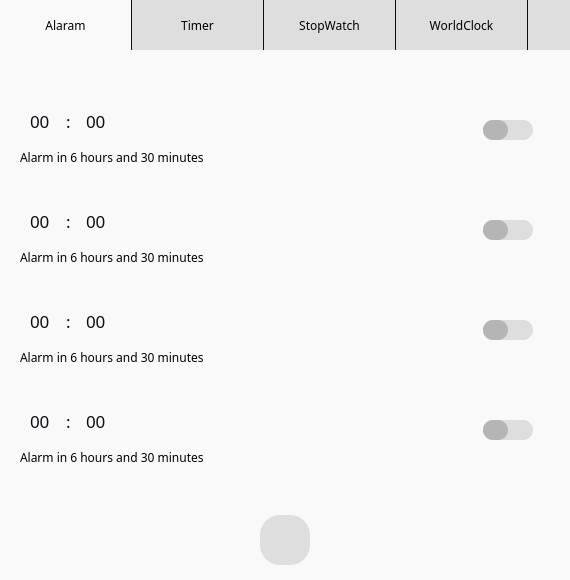
<?xml version="1.0" encoding="UTF-8"?>
<ui version="4.0">
 <class>MainWindow</class>
 <widget class="QMainWindow" name="MainWindow">
  <property name="geometry">
   <rect>
    <x>0</x>
    <y>0</y>
    <width>570</width>
    <height>580</height>
   </rect>
  </property>
  <property name="minimumSize">
   <size>
    <width>570</width>
    <height>580</height>
   </size>
  </property>
  <property name="maximumSize">
   <size>
    <width>570</width>
    <height>580</height>
   </size>
  </property>
  <property name="windowTitle">
   <string>Tools</string>
  </property>
  <property name="windowIcon">
   <iconset>
    <normaloff>../images/logo.png</normaloff>../images/logo.png</iconset>
  </property>
  <property name="styleSheet">
   <string notr="true">background-color: #F9F9F9;</string>
  </property>
  <widget class="QWidget" name="centralwidget">
   <widget class="QStackedWidget" name="stackedWidget">
    <property name="geometry">
     <rect>
      <x>0</x>
      <y>37</y>
      <width>570</width>
      <height>543</height>
     </rect>
    </property>
    <property name="font">
     <font>
      <family>Sans Serif</family>
      <pointsize>9</pointsize>
     </font>
    </property>
    <property name="styleSheet">
     <string notr="true">border:none;</string>
    </property>
    <property name="currentIndex">
     <number>0</number>
    </property>
    <widget class="QWidget" name="page_alarm">
     <widget class="QFrame" name="frame_2">
      <property name="geometry">
       <rect>
        <x>0</x>
        <y>460</y>
        <width>570</width>
        <height>80</height>
       </rect>
      </property>
      <property name="styleSheet">
       <string notr="true"/>
      </property>
      <property name="frameShape">
       <enum>QFrame::StyledPanel</enum>
      </property>
      <property name="frameShadow">
       <enum>QFrame::Raised</enum>
      </property>
      <widget class="QPushButton" name="alarm_newbtn">
       <property name="geometry">
        <rect>
         <x>260</x>
         <y>18</y>
         <width>50</width>
         <height>50</height>
        </rect>
       </property>
       <property name="cursor">
        <cursorShape>PointingHandCursor</cursorShape>
       </property>
       <property name="styleSheet">
        <string notr="true">background-color: #DEDEDE;
border-radius: 20px;</string>
       </property>
       <property name="text">
        <string/>
       </property>
       <property name="icon">
        <iconset>
         <normaloff>../images/myplus.png</normaloff>../images/myplus.png</iconset>
       </property>
       <property name="iconSize">
        <size>
         <width>30</width>
         <height>30</height>
        </size>
       </property>
      </widget>
     </widget>
     <widget class="QFrame" name="frame_3">
      <property name="geometry">
       <rect>
        <x>0</x>
        <y>50</y>
        <width>570</width>
        <height>80</height>
       </rect>
      </property>
      <property name="styleSheet">
       <string notr="true">background: none;</string>
      </property>
      <property name="frameShape">
       <enum>QFrame::StyledPanel</enum>
      </property>
      <property name="frameShadow">
       <enum>QFrame::Raised</enum>
      </property>
      <widget class="QLineEdit" name="lineEdit">
       <property name="geometry">
        <rect>
         <x>20</x>
         <y>14</y>
         <width>40</width>
         <height>40</height>
        </rect>
       </property>
       <property name="font">
        <font>
         <family>Sans Serif</family>
         <pointsize>13</pointsize>
        </font>
       </property>
       <property name="styleSheet">
        <string notr="true">color: #0B0D12;
background-color: #F9F9F9;</string>
       </property>
       <property name="text">
        <string>00</string>
       </property>
       <property name="alignment">
        <set>Qt::AlignCenter</set>
       </property>
      </widget>
      <widget class="QLineEdit" name="lineEdit_2">
       <property name="geometry">
        <rect>
         <x>76</x>
         <y>14</y>
         <width>40</width>
         <height>40</height>
        </rect>
       </property>
       <property name="font">
        <font>
         <family>Sans Serif</family>
         <pointsize>13</pointsize>
        </font>
       </property>
       <property name="styleSheet">
        <string notr="true">color: #0B0D12;
background-color: #F9F9F9;</string>
       </property>
       <property name="text">
        <string>00</string>
       </property>
       <property name="alignment">
        <set>Qt::AlignCenter</set>
       </property>
      </widget>
      <widget class="QLabel" name="label">
       <property name="geometry">
        <rect>
         <x>66</x>
         <y>13</y>
         <width>16</width>
         <height>41</height>
        </rect>
       </property>
       <property name="font">
        <font>
         <family>Sans Serif</family>
         <pointsize>13</pointsize>
        </font>
       </property>
       <property name="styleSheet">
        <string notr="true">color: #0B0D12;</string>
       </property>
       <property name="text">
        <string>:</string>
       </property>
      </widget>
      <widget class="QLabel" name="label_2">
       <property name="geometry">
        <rect>
         <x>20</x>
         <y>60</y>
         <width>211</width>
         <height>21</height>
        </rect>
       </property>
       <property name="font">
        <font>
         <family>Sans Serif</family>
         <pointsize>9</pointsize>
        </font>
       </property>
       <property name="text">
        <string>Alarm in 6 hours and 30 minutes</string>
       </property>
      </widget>
      <widget class="QFrame" name="frame_5">
       <property name="geometry">
        <rect>
         <x>463</x>
         <y>23</y>
         <width>91</width>
         <height>41</height>
        </rect>
       </property>
       <property name="frameShape">
        <enum>QFrame::StyledPanel</enum>
       </property>
       <property name="frameShadow">
        <enum>QFrame::Raised</enum>
       </property>
       <widget class="QLabel" name="label_3">
        <property name="geometry">
         <rect>
          <x>20</x>
          <y>10</y>
          <width>50</width>
          <height>20</height>
         </rect>
        </property>
        <property name="styleSheet">
         <string notr="true">background-color: #DEDEDE;
border-radius: 10px;</string>
        </property>
        <property name="text">
         <string/>
        </property>
       </widget>
       <widget class="QLabel" name="label_4">
        <property name="geometry">
         <rect>
          <x>20</x>
          <y>10</y>
          <width>25</width>
          <height>20</height>
         </rect>
        </property>
        <property name="cursor">
         <cursorShape>PointingHandCursor</cursorShape>
        </property>
        <property name="styleSheet">
         <string notr="true">border-radius: 10px;
background-color: #b5b5b5;</string>
        </property>
        <property name="text">
         <string/>
        </property>
       </widget>
      </widget>
     </widget>
     <widget class="QFrame" name="frame_4">
      <property name="geometry">
       <rect>
        <x>0</x>
        <y>150</y>
        <width>570</width>
        <height>80</height>
       </rect>
      </property>
      <property name="styleSheet">
       <string notr="true">background: none;</string>
      </property>
      <property name="frameShape">
       <enum>QFrame::StyledPanel</enum>
      </property>
      <property name="frameShadow">
       <enum>QFrame::Raised</enum>
      </property>
      <widget class="QLineEdit" name="lineEdit_5">
       <property name="geometry">
        <rect>
         <x>20</x>
         <y>14</y>
         <width>40</width>
         <height>40</height>
        </rect>
       </property>
       <property name="font">
        <font>
         <family>Sans Serif</family>
         <pointsize>13</pointsize>
        </font>
       </property>
       <property name="styleSheet">
        <string notr="true">color: #0B0D12;
background-color: #F9F9F9;</string>
       </property>
       <property name="text">
        <string>00</string>
       </property>
       <property name="alignment">
        <set>Qt::AlignCenter</set>
       </property>
      </widget>
      <widget class="QLineEdit" name="lineEdit_6">
       <property name="geometry">
        <rect>
         <x>76</x>
         <y>14</y>
         <width>40</width>
         <height>40</height>
        </rect>
       </property>
       <property name="font">
        <font>
         <family>Sans Serif</family>
         <pointsize>13</pointsize>
        </font>
       </property>
       <property name="styleSheet">
        <string notr="true">color: #0B0D12;
background-color: #F9F9F9;</string>
       </property>
       <property name="text">
        <string>00</string>
       </property>
       <property name="alignment">
        <set>Qt::AlignCenter</set>
       </property>
      </widget>
      <widget class="QLabel" name="label_9">
       <property name="geometry">
        <rect>
         <x>66</x>
         <y>13</y>
         <width>16</width>
         <height>41</height>
        </rect>
       </property>
       <property name="font">
        <font>
         <family>Sans Serif</family>
         <pointsize>13</pointsize>
        </font>
       </property>
       <property name="styleSheet">
        <string notr="true">color: #0B0D12;</string>
       </property>
       <property name="text">
        <string>:</string>
       </property>
      </widget>
      <widget class="QLabel" name="label_10">
       <property name="geometry">
        <rect>
         <x>20</x>
         <y>60</y>
         <width>211</width>
         <height>21</height>
        </rect>
       </property>
       <property name="font">
        <font>
         <family>Sans Serif</family>
         <pointsize>9</pointsize>
        </font>
       </property>
       <property name="text">
        <string>Alarm in 6 hours and 30 minutes</string>
       </property>
      </widget>
      <widget class="QFrame" name="frame_7">
       <property name="geometry">
        <rect>
         <x>463</x>
         <y>23</y>
         <width>91</width>
         <height>41</height>
        </rect>
       </property>
       <property name="frameShape">
        <enum>QFrame::StyledPanel</enum>
       </property>
       <property name="frameShadow">
        <enum>QFrame::Raised</enum>
       </property>
       <widget class="QLabel" name="label_11">
        <property name="geometry">
         <rect>
          <x>20</x>
          <y>10</y>
          <width>50</width>
          <height>20</height>
         </rect>
        </property>
        <property name="styleSheet">
         <string notr="true">background-color: #DEDEDE;
border-radius: 10px;</string>
        </property>
        <property name="text">
         <string/>
        </property>
       </widget>
       <widget class="QLabel" name="label_12">
        <property name="geometry">
         <rect>
          <x>20</x>
          <y>10</y>
          <width>25</width>
          <height>20</height>
         </rect>
        </property>
        <property name="cursor">
         <cursorShape>PointingHandCursor</cursorShape>
        </property>
        <property name="styleSheet">
         <string notr="true">border-radius: 10px;
background-color: #b5b5b5;</string>
        </property>
        <property name="text">
         <string/>
        </property>
       </widget>
      </widget>
     </widget>
     <widget class="QFrame" name="frame_8">
      <property name="geometry">
       <rect>
        <x>0</x>
        <y>250</y>
        <width>570</width>
        <height>80</height>
       </rect>
      </property>
      <property name="styleSheet">
       <string notr="true">background: none;</string>
      </property>
      <property name="frameShape">
       <enum>QFrame::StyledPanel</enum>
      </property>
      <property name="frameShadow">
       <enum>QFrame::Raised</enum>
      </property>
      <widget class="QLineEdit" name="lineEdit_7">
       <property name="geometry">
        <rect>
         <x>20</x>
         <y>14</y>
         <width>40</width>
         <height>40</height>
        </rect>
       </property>
       <property name="font">
        <font>
         <family>Sans Serif</family>
         <pointsize>13</pointsize>
        </font>
       </property>
       <property name="styleSheet">
        <string notr="true">color: #0B0D12;
background-color: #F9F9F9;</string>
       </property>
       <property name="text">
        <string>00</string>
       </property>
       <property name="alignment">
        <set>Qt::AlignCenter</set>
       </property>
      </widget>
      <widget class="QLineEdit" name="lineEdit_8">
       <property name="geometry">
        <rect>
         <x>76</x>
         <y>14</y>
         <width>40</width>
         <height>40</height>
        </rect>
       </property>
       <property name="font">
        <font>
         <family>Sans Serif</family>
         <pointsize>13</pointsize>
        </font>
       </property>
       <property name="styleSheet">
        <string notr="true">color: #0B0D12;
background-color: #F9F9F9;</string>
       </property>
       <property name="text">
        <string>00</string>
       </property>
       <property name="alignment">
        <set>Qt::AlignCenter</set>
       </property>
      </widget>
      <widget class="QLabel" name="label_13">
       <property name="geometry">
        <rect>
         <x>66</x>
         <y>13</y>
         <width>16</width>
         <height>41</height>
        </rect>
       </property>
       <property name="font">
        <font>
         <family>Sans Serif</family>
         <pointsize>13</pointsize>
        </font>
       </property>
       <property name="styleSheet">
        <string notr="true">color: #0B0D12;</string>
       </property>
       <property name="text">
        <string>:</string>
       </property>
      </widget>
      <widget class="QLabel" name="label_14">
       <property name="geometry">
        <rect>
         <x>20</x>
         <y>60</y>
         <width>211</width>
         <height>21</height>
        </rect>
       </property>
       <property name="font">
        <font>
         <family>Sans Serif</family>
         <pointsize>9</pointsize>
        </font>
       </property>
       <property name="text">
        <string>Alarm in 6 hours and 30 minutes</string>
       </property>
      </widget>
      <widget class="QFrame" name="frame_9">
       <property name="geometry">
        <rect>
         <x>463</x>
         <y>23</y>
         <width>91</width>
         <height>41</height>
        </rect>
       </property>
       <property name="frameShape">
        <enum>QFrame::StyledPanel</enum>
       </property>
       <property name="frameShadow">
        <enum>QFrame::Raised</enum>
       </property>
       <widget class="QLabel" name="label_15">
        <property name="geometry">
         <rect>
          <x>20</x>
          <y>10</y>
          <width>50</width>
          <height>20</height>
         </rect>
        </property>
        <property name="styleSheet">
         <string notr="true">background-color: #DEDEDE;
border-radius: 10px;</string>
        </property>
        <property name="text">
         <string/>
        </property>
       </widget>
       <widget class="QLabel" name="label_16">
        <property name="geometry">
         <rect>
          <x>20</x>
          <y>10</y>
          <width>25</width>
          <height>20</height>
         </rect>
        </property>
        <property name="cursor">
         <cursorShape>PointingHandCursor</cursorShape>
        </property>
        <property name="styleSheet">
         <string notr="true">border-radius: 10px;
background-color: #b5b5b5;</string>
        </property>
        <property name="text">
         <string/>
        </property>
       </widget>
      </widget>
     </widget>
     <widget class="QFrame" name="frame_10">
      <property name="geometry">
       <rect>
        <x>0</x>
        <y>350</y>
        <width>570</width>
        <height>80</height>
       </rect>
      </property>
      <property name="styleSheet">
       <string notr="true">background: none;</string>
      </property>
      <property name="frameShape">
       <enum>QFrame::StyledPanel</enum>
      </property>
      <property name="frameShadow">
       <enum>QFrame::Raised</enum>
      </property>
      <widget class="QLineEdit" name="lineEdit_9">
       <property name="geometry">
        <rect>
         <x>20</x>
         <y>14</y>
         <width>40</width>
         <height>40</height>
        </rect>
       </property>
       <property name="font">
        <font>
         <family>Sans Serif</family>
         <pointsize>13</pointsize>
        </font>
       </property>
       <property name="styleSheet">
        <string notr="true">color: #0B0D12;
background-color: #F9F9F9;</string>
       </property>
       <property name="text">
        <string>00</string>
       </property>
       <property name="alignment">
        <set>Qt::AlignCenter</set>
       </property>
      </widget>
      <widget class="QLineEdit" name="lineEdit_10">
       <property name="geometry">
        <rect>
         <x>76</x>
         <y>14</y>
         <width>40</width>
         <height>40</height>
        </rect>
       </property>
       <property name="font">
        <font>
         <family>Sans Serif</family>
         <pointsize>13</pointsize>
        </font>
       </property>
       <property name="styleSheet">
        <string notr="true">color: #0B0D12;
background-color: #F9F9F9;</string>
       </property>
       <property name="text">
        <string>00</string>
       </property>
       <property name="alignment">
        <set>Qt::AlignCenter</set>
       </property>
      </widget>
      <widget class="QLabel" name="label_17">
       <property name="geometry">
        <rect>
         <x>66</x>
         <y>13</y>
         <width>16</width>
         <height>41</height>
        </rect>
       </property>
       <property name="font">
        <font>
         <family>Sans Serif</family>
         <pointsize>13</pointsize>
        </font>
       </property>
       <property name="styleSheet">
        <string notr="true">color: #0B0D12;</string>
       </property>
       <property name="text">
        <string>:</string>
       </property>
      </widget>
      <widget class="QLabel" name="label_18">
       <property name="geometry">
        <rect>
         <x>20</x>
         <y>60</y>
         <width>211</width>
         <height>21</height>
        </rect>
       </property>
       <property name="font">
        <font>
         <family>Sans Serif</family>
         <pointsize>9</pointsize>
        </font>
       </property>
       <property name="text">
        <string>Alarm in 6 hours and 30 minutes</string>
       </property>
      </widget>
      <widget class="QFrame" name="frame_11">
       <property name="geometry">
        <rect>
         <x>463</x>
         <y>23</y>
         <width>91</width>
         <height>41</height>
        </rect>
       </property>
       <property name="frameShape">
        <enum>QFrame::StyledPanel</enum>
       </property>
       <property name="frameShadow">
        <enum>QFrame::Raised</enum>
       </property>
       <widget class="QLabel" name="label_19">
        <property name="geometry">
         <rect>
          <x>20</x>
          <y>10</y>
          <width>50</width>
          <height>20</height>
         </rect>
        </property>
        <property name="styleSheet">
         <string notr="true">background-color: #DEDEDE;
border-radius: 10px;</string>
        </property>
        <property name="text">
         <string/>
        </property>
       </widget>
       <widget class="QLabel" name="label_20">
        <property name="geometry">
         <rect>
          <x>20</x>
          <y>10</y>
          <width>25</width>
          <height>20</height>
         </rect>
        </property>
        <property name="cursor">
         <cursorShape>PointingHandCursor</cursorShape>
        </property>
        <property name="styleSheet">
         <string notr="true">border-radius: 10px;
background-color: #b5b5b5;</string>
        </property>
        <property name="text">
         <string/>
        </property>
       </widget>
      </widget>
     </widget>
    </widget>
    <widget class="QWidget" name="page_timer"/>
   </widget>
   <widget class="QFrame" name="frame">
    <property name="geometry">
     <rect>
      <x>0</x>
      <y>0</y>
      <width>570</width>
      <height>50</height>
     </rect>
    </property>
    <property name="styleSheet">
     <string notr="true">background: none;
border: none;</string>
    </property>
    <property name="frameShape">
     <enum>QFrame::StyledPanel</enum>
    </property>
    <property name="frameShadow">
     <enum>QFrame::Raised</enum>
    </property>
    <widget class="QPushButton" name="btn_alarm">
     <property name="geometry">
      <rect>
       <x>0</x>
       <y>0</y>
       <width>132</width>
       <height>50</height>
      </rect>
     </property>
     <property name="font">
      <font>
       <family>Sans Serif</family>
       <pointsize>9</pointsize>
      </font>
     </property>
     <property name="cursor">
      <cursorShape>PointingHandCursor</cursorShape>
     </property>
     <property name="styleSheet">
      <string notr="true">border-right: 1px solid rgb(11, 13, 18);
background-color: #F9F9F9;
</string>
     </property>
     <property name="text">
      <string>Alaram</string>
     </property>
    </widget>
    <widget class="QPushButton" name="btn_timer">
     <property name="geometry">
      <rect>
       <x>132</x>
       <y>0</y>
       <width>132</width>
       <height>50</height>
      </rect>
     </property>
     <property name="font">
      <font>
       <family>Sans Serif</family>
       <pointsize>9</pointsize>
      </font>
     </property>
     <property name="cursor">
      <cursorShape>PointingHandCursor</cursorShape>
     </property>
     <property name="styleSheet">
      <string notr="true">border-right: 1px solid rgb(11, 13, 18);
background-color: #DEDEDE;
</string>
     </property>
     <property name="text">
      <string>Timer</string>
     </property>
    </widget>
    <widget class="QPushButton" name="btn_stopW">
     <property name="geometry">
      <rect>
       <x>264</x>
       <y>0</y>
       <width>132</width>
       <height>50</height>
      </rect>
     </property>
     <property name="font">
      <font>
       <family>Sans Serif</family>
       <pointsize>9</pointsize>
      </font>
     </property>
     <property name="cursor">
      <cursorShape>PointingHandCursor</cursorShape>
     </property>
     <property name="styleSheet">
      <string notr="true">border-right: 1px solid rgb(11, 13, 18);
background-color: #DEDEDE;</string>
     </property>
     <property name="text">
      <string>StopWatch</string>
     </property>
    </widget>
    <widget class="QPushButton" name="btn_world">
     <property name="geometry">
      <rect>
       <x>396</x>
       <y>0</y>
       <width>132</width>
       <height>50</height>
      </rect>
     </property>
     <property name="font">
      <font>
       <family>Sans Serif</family>
       <pointsize>9</pointsize>
      </font>
     </property>
     <property name="cursor">
      <cursorShape>PointingHandCursor</cursorShape>
     </property>
     <property name="styleSheet">
      <string notr="true">border-right: 1px solid rgb(11, 13, 18);
background-color: #DEDEDE;</string>
     </property>
     <property name="text">
      <string>WorldClock</string>
     </property>
    </widget>
    <widget class="QPushButton" name="pushButton_5">
     <property name="geometry">
      <rect>
       <x>528</x>
       <y>0</y>
       <width>42</width>
       <height>50</height>
      </rect>
     </property>
     <property name="font">
      <font>
       <family>Sans Serif</family>
       <pointsize>9</pointsize>
      </font>
     </property>
     <property name="cursor">
      <cursorShape>PointingHandCursor</cursorShape>
     </property>
     <property name="styleSheet">
      <string notr="true">border-right: 1px solid rgba(222, 222, 222, 0.6);
background-color: #DEDEDE;</string>
     </property>
     <property name="text">
      <string/>
     </property>
     <property name="icon">
      <iconset>
       <normaloff>../images/settings.png</normaloff>../images/settings.png</iconset>
     </property>
     <property name="iconSize">
      <size>
       <width>20</width>
       <height>20</height>
      </size>
     </property>
    </widget>
   </widget>
  </widget>
 </widget>
 <resources/>
 <connections/>
</ui>
